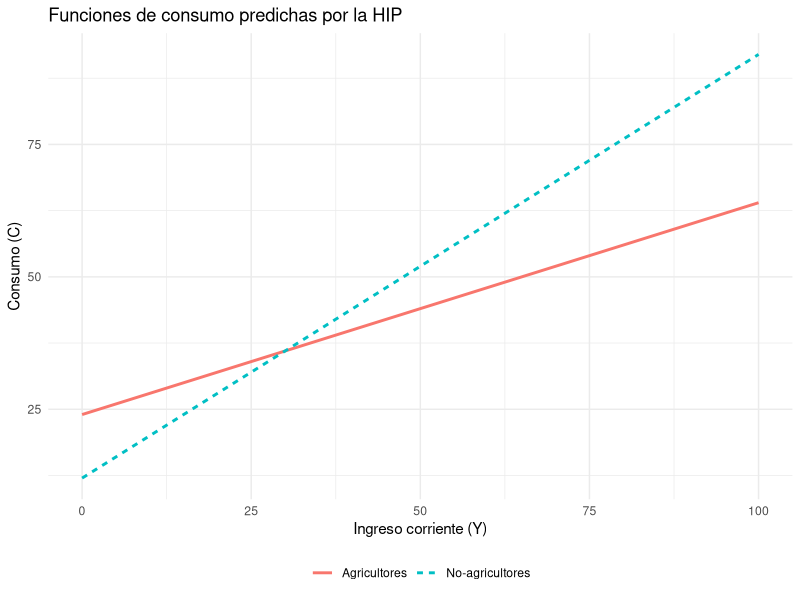
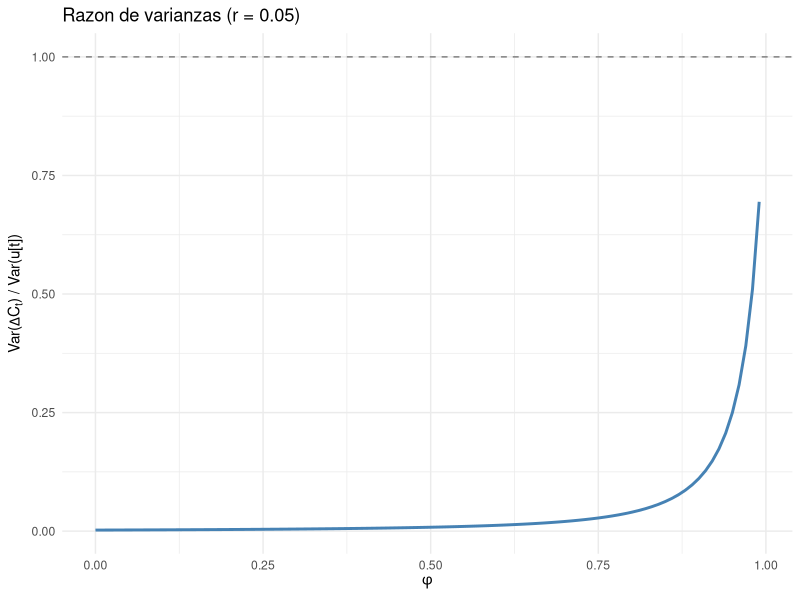
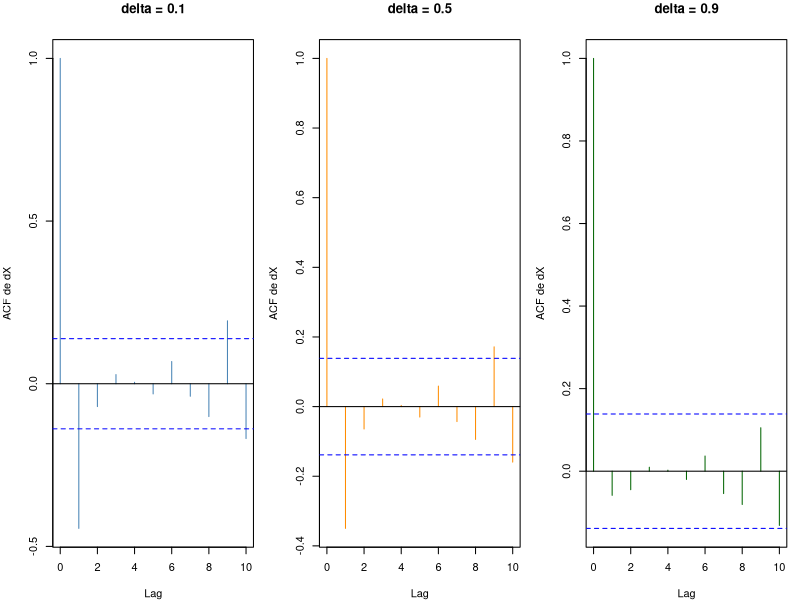

Reproduce these figures in R, in order.
## ---- chunk 1
knitr::opts_chunk$set(
  echo    = TRUE,
  warning = FALSE,
  message = FALSE,
  fig.align = "center",
  fig.pos  = "h"
)
library(tidyverse)
library(ggplot2)
## ---- chunk 2
Y_range <- seq(0, 100, length.out = 200)

# Parametros ilustrativos
sigma2_P      <- 400
sigma2_T_agr  <- 600   # mayor varianza transitoria para agricultores
sigma2_T_noagr<- 100

b_agr   <- sigma2_P / (sigma2_P + sigma2_T_agr)
b_noagr <- sigma2_P / (sigma2_P + sigma2_T_noagr)

Yp_agr   <- 40   # ingreso permanente medio
Yp_noagr <- 60

a_agr   <- (1 - b_agr)   * Yp_agr
a_noagr <- (1 - b_noagr) * Yp_noagr

df_plot <- data.frame(
  Y       = Y_range,
  C_agr   = a_agr   + b_agr   * Y_range,
  C_noagr = a_noagr + b_noagr * Y_range
) |>
  pivot_longer(-Y, names_to = "grupo", values_to = "C") |>
  mutate(grupo = ifelse(grupo == "C_agr", "Agricultores", "No-agricultores"))

ggplot(df_plot, aes(x = Y, y = C, color = grupo, linetype = grupo)) +
  geom_line(linewidth = 1) +
  labs(x = "Ingreso corriente (Y)", y = "Consumo (C)",
       color = NULL, linetype = NULL,
       title = "Funciones de consumo predichas por la HIP") +
  theme_minimal(base_size = 11) +
  theme(legend.position = "bottom")
## ---- chunk 3
r_val  <- 0.05
phi_seq <- seq(0, 0.99, by = 0.01)
ratio   <- (r_val / (1 + r_val - phi_seq))^2

ggplot(data.frame(phi = phi_seq, ratio = ratio), aes(x = phi, y = ratio)) +
  geom_line(color = "steelblue", linewidth = 1) +
  geom_hline(yintercept = 1, linetype = "dashed", color = "gray50") +
  labs(x = expression(phi),
       y = expression(paste("Var(", Delta, C[t], ") / Var(u[t])")),
       title = paste0("Razon de varianzas (r = ", r_val, ")")) +
  theme_minimal()
## ---- chunk 4
set.seed(2024)
T_sim  <- 200
e_sim  <- rnorm(T_sim)

deltas <- c(0.1, 0.5, 0.9)
cols   <- c("steelblue","darkorange","darkgreen")

par(mfrow = c(1, 3), mar = c(4, 4, 3, 1))
for (i in seq_along(deltas)) {
  delta_i <- deltas[i]
  dX <- e_sim - (1 - delta_i) * c(0, e_sim[-T_sim])
  acf(dX, lag.max = 10, main = paste0("delta = ", delta_i),
      ylab = "ACF de dX", col = cols[i])
}
